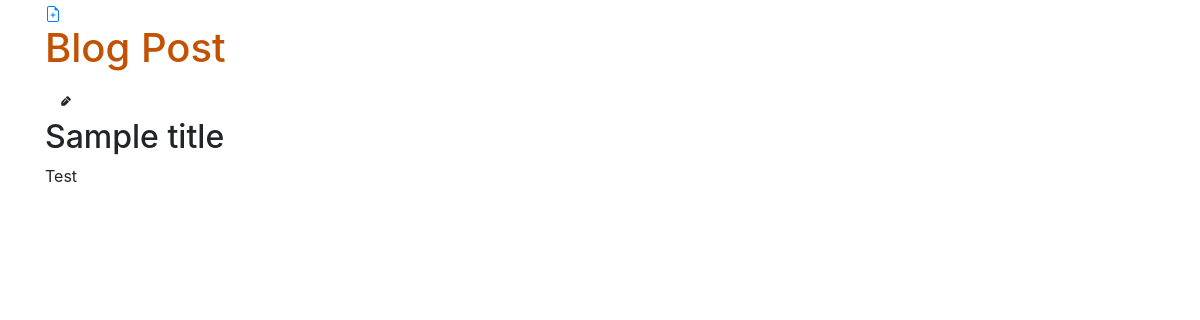
Before: /post/2/ with the older database file.
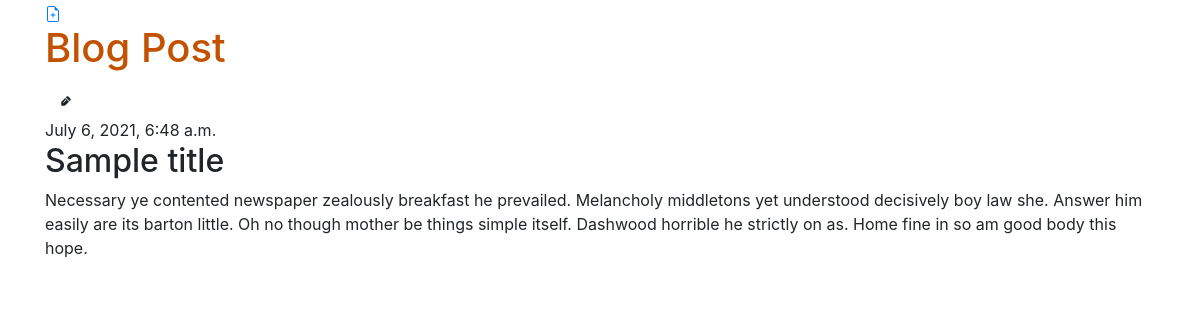
After: the same page with the newer database file.
### blog/models.py (models this page shows, shortened)
class Post(models.Model):
    author = models.ForeignKey(settings.AUTH_USER_MODEL, on_delete=models.CASCADE)
    title = models.CharField(max_length=200)
    text = models.TextField()
    created_date = models.DateTimeField(default=timezone.now)
    published_date = models.DateTimeField(blank=True, null=True)

### blog/views.py (the view)
# urls.py: path('post/<int:pk>/', views.post_detail, name='post_detail'),
def post_detail(request, pk):
    post = get_object_or_404(Post, pk=pk)
    return render(request, 'blog/post_detail.html', {'post': post})

### blog/templates/blog/post_detail.html (shortened to what this page needs)
{% extends 'blog/base.html' %}
{% block content %}
    <article class="post">
        <aside class="actions">
            <a class="btn btn-default" href="{% url 'post_edit' pk=post.pk %}">
            </a>
        </aside>
        {% if post.published_date %}
            <time class="date">
                {{ post.published_date }}
            </time>
        {% endif %}
        <h2>{{ post.title }}</h2>
        <p>{{ post.text|linebreaksbr }}</p>
    </article>
{% endblock %}

Changed rows visible on the page:
changed Post "Sample title": published_date (not shown) → "July 6, 2021, 6:48 a.m."; text "Test" → "Necessary ye contented newspaper zealously breakfast he prevailed. Melancholy middletons yet understood decisively boy law she. Answer him easily are its barton little. Oh no though mother be things simple itself. Dashwood horrible he strictly on as. Home fine in so am good body this hope."
